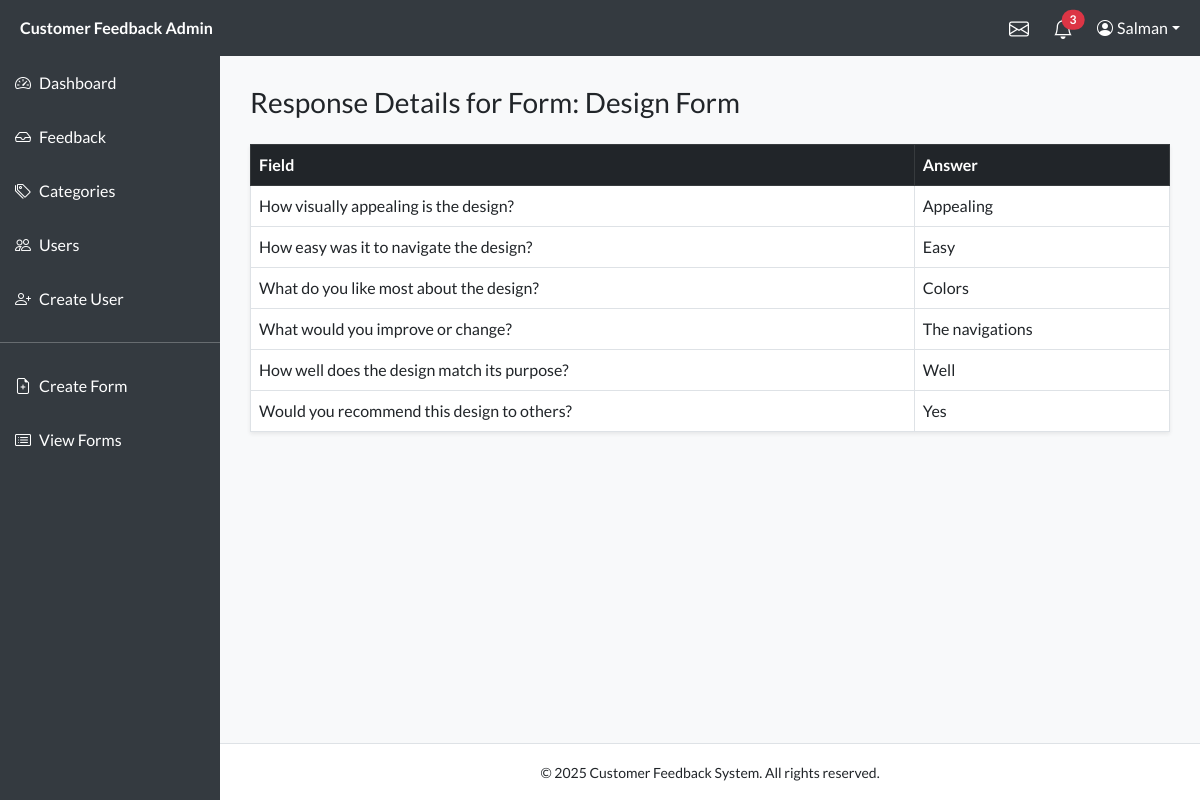
The app's page /Admin/view_response.php?id=4 (signed in) with its own data.
### tables this page shows
CREATE TABLE `feedback_forms` (
  `id` int(11) NOT NULL,
  `title` varchar(255) NOT NULL,
  `description` text DEFAULT NULL,
  `created_at` timestamp NOT NULL DEFAULT current_timestamp()
);

CREATE TABLE `feedback_form_fields` (
  `id` int(11) NOT NULL,
  `form_id` int(11) NOT NULL,
  `label` varchar(255) NOT NULL,
  `field_type` enum('text','textarea','radio','checkbox','select') NOT NULL,
  `options` text DEFAULT NULL,
  `required` tinyint(1) DEFAULT 0,
  `order` int(11) DEFAULT 0,
  `created_at` timestamp NOT NULL DEFAULT current_timestamp()
);

### Admin/view_response.php (the view, shortened to what this page needs)
<?php
include 'includes/header.php';
include 'includes/sidebar.php';
$response_id = isset($_GET['id']) ? (int)$_GET['id'] : 0;
$response = $conn->query("SELECT * FROM feedback_form_responses WHERE id = $response_id")->fetch_assoc();
$form_id = $response['form_id'];
$form = $conn->query("SELECT * FROM feedback_forms WHERE id = $form_id")->fetch_assoc();
$fields = $conn->query("SELECT * FROM feedback_form_fields WHERE form_id = $form_id ORDER BY `order` ASC");
$answers = [];
while ($field = $fields->fetch_assoc()) {
  $answer_result = $conn->query("SELECT answer FROM feedback_response_answers WHERE response_id = $response_id AND field_id = {$field['id']}")->fetch_assoc();
  if ($answer_result) {
    $answers[$field['id']] = $answer_result['answer'];
  } else {
    $answers[$field['id']] = 'No answer provided';
  }
}
?>
<h3 class="mb-4">Response Details for Form: <?= htmlspecialchars($form['title']) ?></h3>
<table class="table table-bordered table-hover bg-white shadow-sm">
  <thead class="table-dark">
    <tr>
      <th>Field</th>
      <th>Answer</th>
    </tr>
  </thead>
  <tbody>
    <?php
    $fields->data_seek(0);
    while ($field = $fields->fetch_assoc()): ?>
      <tr>
        <td><?= htmlspecialchars($field['label']) ?></td>
        <td><?= nl2br(htmlspecialchars($answers[$field['id']])) ?></td>
      </tr>
    <?php endwhile; ?>
  </tbody>
</table>
<?php include 'includes/footer.php'; ?>

### Admin/includes/header.php (style rules this page uses)
* { font-family: 'Lato', sans-serif; }
body { margin: 0; padding: 0; display: flex; flex-direction: column; }

### records on screen
feedback_forms: title "Design Form"
feedback_form_fields: label "How visually appealing is the design?", id "Appealing"
feedback_form_fields: label "How easy was it to navigate the design?", id "Easy"
feedback_form_fields: label "What do you like most about the design?", id "Colors"
feedback_form_fields: label "What would you improve or change?", id "The navigations"
feedback_form_fields: label "How well does the design match its purpose?", id "Well"
feedback_form_fields: label "Would you recommend this design to others?", id "Yes"

### other values on screen
$unreadCount "3"
$_SESSION['user_name'] "Salman"
